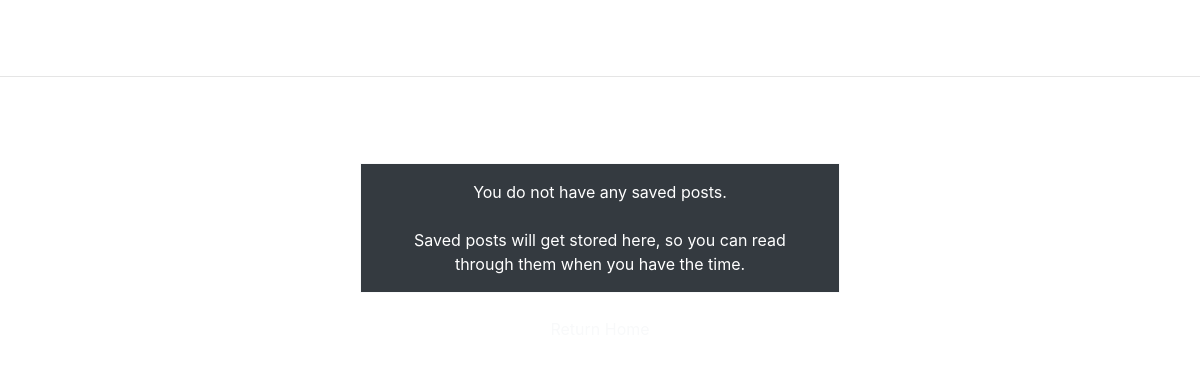
Page /saved-posts/ (signed in) on the earlier database version.
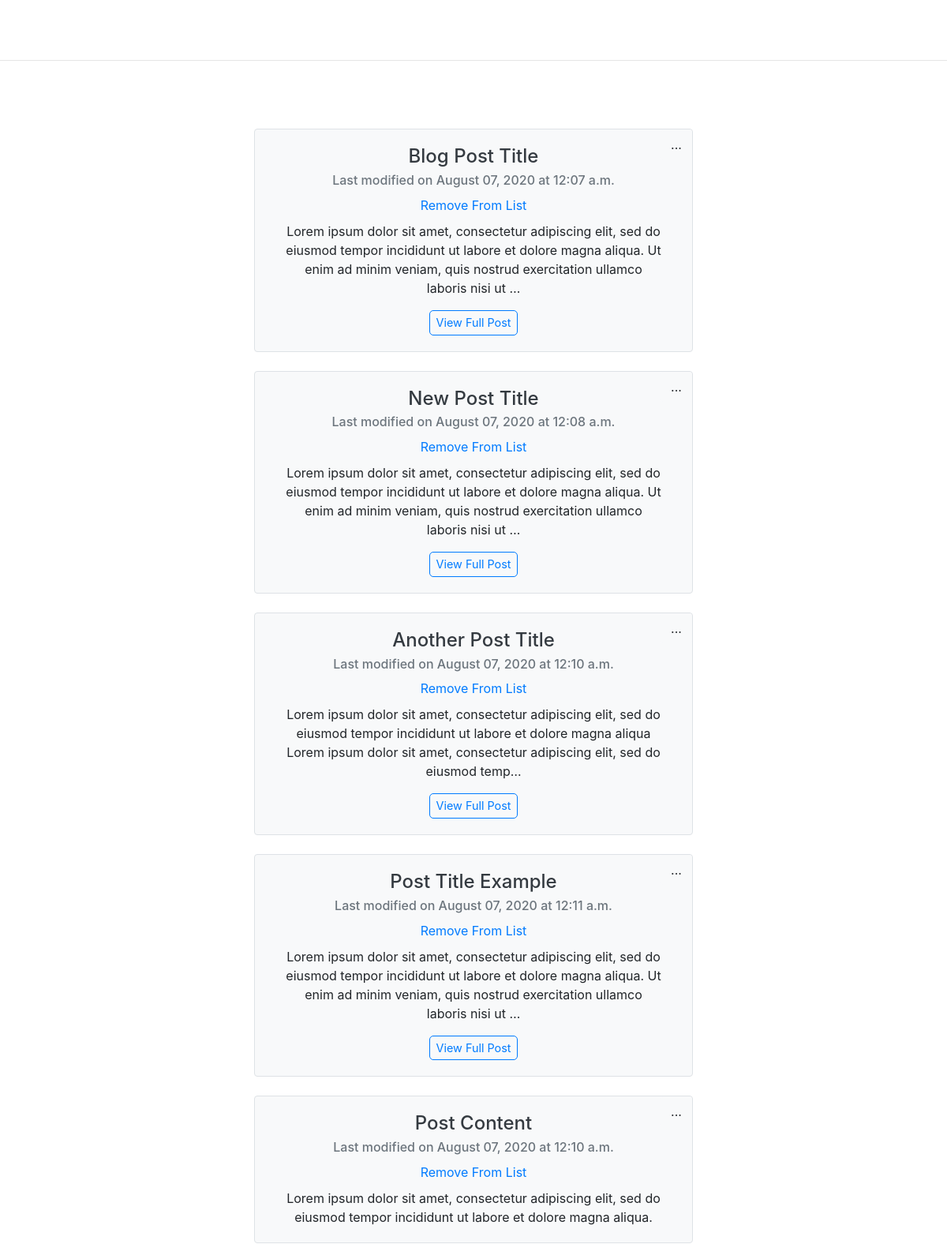
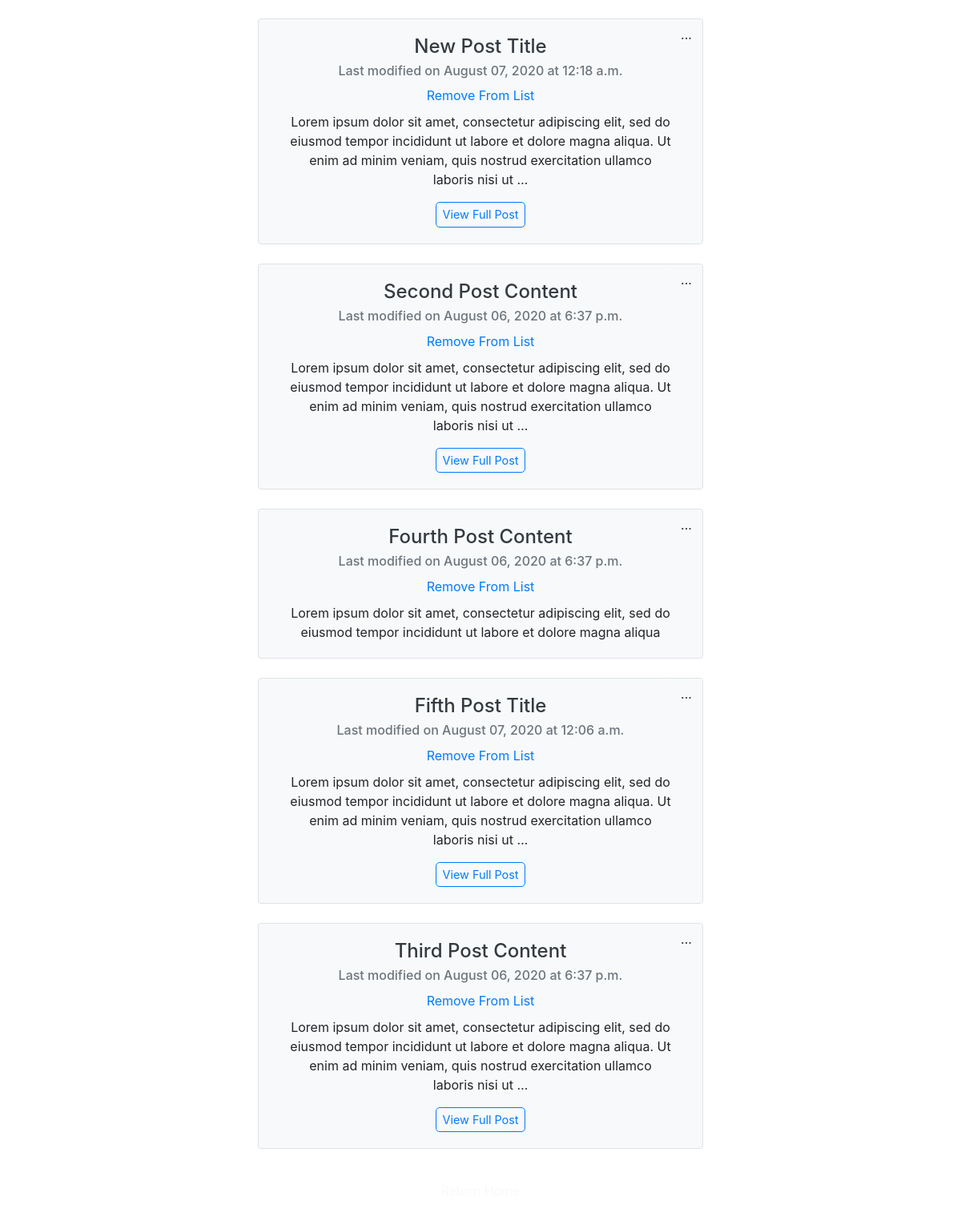
Same page on the later database version (2 pictures, top to bottom).
### blog/models.py (models this page shows, shortened)
class SavedPost(models.Model):
    user = models.ForeignKey(User, on_delete=models.CASCADE)
    saved_post = models.ForeignKey(Post, on_delete=models.CASCADE)
    time_added = models.DateTimeField(auto_now=True)

class Post(models.Model):
    title = models.CharField(max_length=100)
    content = models.TextField()
    author = models.ForeignKey(User, on_delete=models.CASCADE)
    last_modified = models.DateTimeField(auto_now=True)

### blog/views.py (the view)
class SavedPostListView(LoginRequiredMixin, ListView):
    model = SavedPost
    template_name = 'blog/saved_posts.html'
    paginate_by = 10
    def get_queryset(self):
        return SavedPost.objects.filter(user=self.request.user).all().order_by('-time_added')
    def get_context_data(self, **kwargs):
        context = super().get_context_data(**kwargs)
        context["saved"] = 'active'
        return context

### blog/templates/blog/saved_posts.html (shortened to what this page needs)
{% extends "blog/layout.html" %}
{% block content %}
<h2 class='text-center my-4 text-white page-title saved-posts-title'>Saved Posts</h2>
{% for save in object_list %}
  <div class='row justify-content-md-center'>
    <div class='col-md-6 mx-auto text-center single-saved-post'>
      <div class="card mx-auto mb-4 bg-light home-post text-center border">
        <div class="card-body single-post">
              <div class="dropdown home-post-dropdown">
                <a class="btn bg-light" type="button" id="dropdownMenu1" data-toggle="dropdown" aria-haspopup="true" aria-expanded="false">
                  ...
                </a>
              </div>
          <h4 class="card-title text-dark">{{save.saved_post.title}}</h4>
          <h6 class="card-subtitle mb-2 text-muted">Last modified on {{save.saved_post.last_modified|date:'F d, Y'}} at {{save.saved_post.last_modified|date:'P'}}</h6>
          <form action="{% url 'save-post' save.saved_post.id %}">
            <button type=submit data-id='{{ save.saved_post.id }}' class="btn btn-link py-0 card-link save-post-link">Remove From List</button>
          </form>
          <p class="card-text px-3 mt-2">{{save.saved_post.content|truncatechars:200}}</p>
          {% if save.saved_post.content|length > 200 %}
            <a href="{% url 'post-detail' save.saved_post.id %}" class="card-link btn btn-outline-primary py-1 px-2">View Full Post</a>
          {% endif %}
        </div>
      </div>
    </div>
  </div>
{% empty %}
    <p class='text-white bg-dark saved-post-p border border-light text-center my-4 mx-auto p-3 px-sm-5'>You do not have any saved posts.<br><br>Saved posts will get stored here, so you can read through them when you have the time.</p>
{% endfor %}
<div class='text-center mt-3 mb-5 savedpostslink'>
    <a href="{% url 'blog-home' %}" class='text-light'>Return Home</a>
</div>
{% endblock %}

Differences in the rows shown:
added SavedPost: saved_post "Blog Post Title", saved_post.last_modified "August 07, 2020", saved_post.last_modified "12:07 a.m.", saved_post.content "Lorem ipsum dolor sit amet, consectetur adipiscing elit, sed do eiusmod tempor incididunt ut labore et dolore magna aliqua. Ut enim ad minim veniam, quis nostrud exercitation ullamco laboris nisi ut …", shows "View Full Post"
added SavedPost: saved_post "New Post Title", saved_post.last_modified "August 07, 2020", saved_post.last_modified "12:08 a.m.", saved_post.content "Lorem ipsum dolor sit amet, consectetur adipiscing elit, sed do eiusmod tempor incididunt ut labore et dolore magna aliqua. Ut enim ad minim veniam, quis nostrud exercitation ullamco laboris nisi ut …", shows "View Full Post"
added SavedPost: saved_post "Another Post Title", saved_post.last_modified "August 07, 2020", saved_post.last_modified "12:10 a.m.", saved_post.content "Lorem ipsum dolor sit amet, consectetur adipiscing elit, sed do eiusmod tempor incididunt ut labore et dolore magna aliqua Lorem ipsum dolor sit amet, consectetur adipiscing elit, sed do eiusmod temp…", shows "View Full Post"
added SavedPost: saved_post "Post Title Example", saved_post.last_modified "August 07, 2020", saved_post.last_modified "12:11 a.m.", saved_post.content "Lorem ipsum dolor sit amet, consectetur adipiscing elit, sed do eiusmod tempor incididunt ut labore et dolore magna aliqua. Ut enim ad minim veniam, quis nostrud exercitation ullamco laboris nisi ut …", shows "View Full Post"
added SavedPost: saved_post "Post Content", saved_post.last_modified "August 07, 2020", saved_post.last_modified "12:10 a.m.", saved_post.content "Lorem ipsum dolor sit amet, consectetur adipiscing elit, sed do eiusmod tempor incididunt ut labore et dolore magna aliqua."
added SavedPost: saved_post "New Post Title", saved_post.last_modified "August 07, 2020", saved_post.last_modified "12:18 a.m.", saved_post.content "Lorem ipsum dolor sit amet, consectetur adipiscing elit, sed do eiusmod tempor incididunt ut labore et dolore magna aliqua. Ut enim ad minim veniam, quis nostrud exercitation ullamco laboris nisi ut …", shows "View Full Post"
added SavedPost: saved_post "Second Post Content", saved_post.last_modified "August 06, 2020", saved_post.last_modified "6:37 p.m.", saved_post.content "Lorem ipsum dolor sit amet, consectetur adipiscing elit, sed do eiusmod tempor incididunt ut labore et dolore magna aliqua. Ut enim ad minim veniam, quis nostrud exercitation ullamco laboris nisi ut …", shows "View Full Post"
added SavedPost: saved_post "Fourth Post Content", saved_post.last_modified "August 06, 2020", saved_post.last_modified "6:37 p.m.", saved_post.content "Lorem ipsum dolor sit amet, consectetur adipiscing elit, sed do eiusmod tempor incididunt ut labore et dolore magna aliqua"
added SavedPost: saved_post "Fifth Post Title", saved_post.last_modified "August 07, 2020", saved_post.last_modified "12:06 a.m.", saved_post.content "Lorem ipsum dolor sit amet, consectetur adipiscing elit, sed do eiusmod tempor incididunt ut labore et dolore magna aliqua. Ut enim ad minim veniam, quis nostrud exercitation ullamco laboris nisi ut …", shows "View Full Post"
added SavedPost: saved_post "Third Post Content", saved_post.last_modified "August 06, 2020", saved_post.last_modified "6:37 p.m.", saved_post.content "Lorem ipsum dolor sit amet, consectetur adipiscing elit, sed do eiusmod tempor incididunt ut labore et dolore magna aliqua. Ut enim ad minim veniam, quis nostrud exercitation ullamco laboris nisi ut …", shows "View Full Post"
Other differences:
text no longer shown: "You do not have any saved posts. Saved posts will get stored here, so you can read through them when you have the time."
